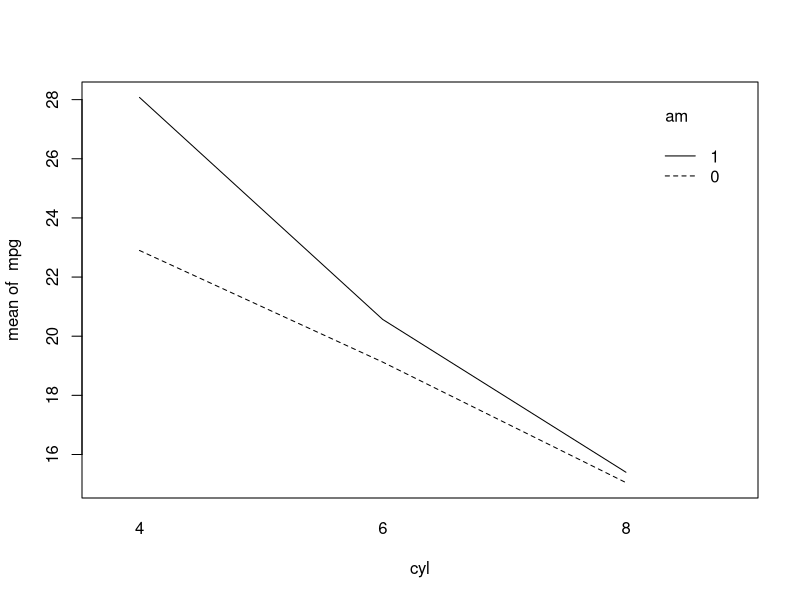
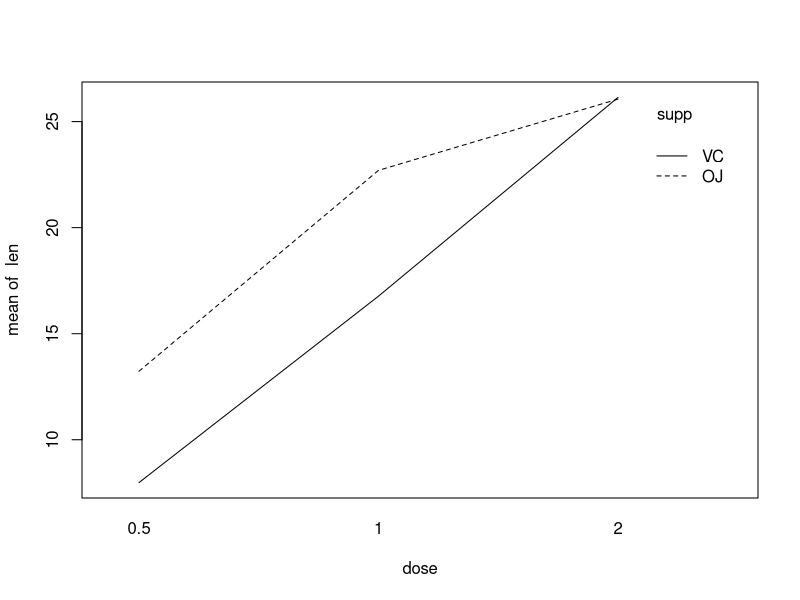
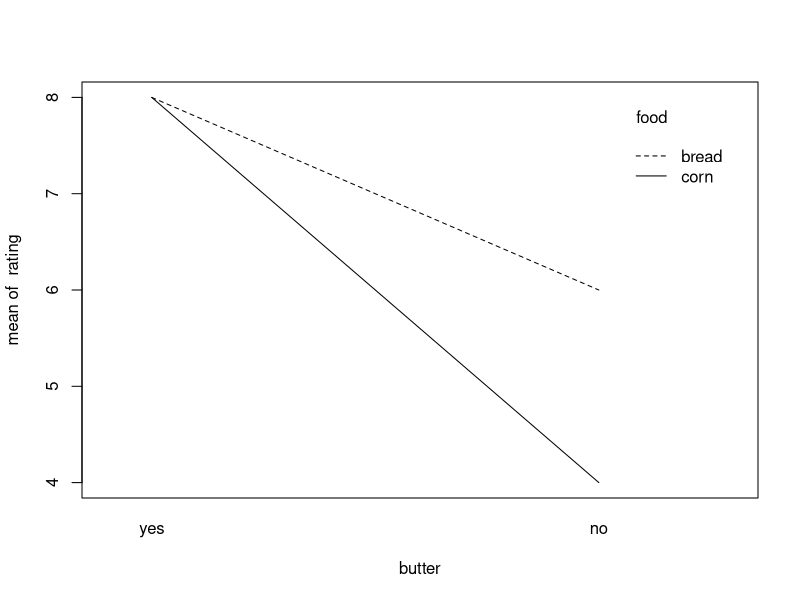

Reproduce these figures in R, in order.
## ---- chunk 1
with(mtcars, interaction.plot(cyl, am, mpg))
## ---- chunk 2
model1 <- lm(mpg ~ as.factor(cyl) * as.factor(am), data = mtcars)
summary(model1)
## ---- chunk 3
with(ToothGrowth, interaction.plot(dose, supp, len))
## ---- chunk 4
toothGrowthWithInteraction <- lm(len ~ supp * as.factor(dose), data = ToothGrowth)
toothGrowthNoInteraction <- lm(len ~ supp + as.factor(dose), data = ToothGrowth)

anova(toothGrowthNoInteraction, toothGrowthWithInteraction)
## ---- chunk 5
# Your code here
## ---- chunk 6
d <- data.frame(
  rating = c(8, 6, 8, 4),
  food = gl(2, 2, 4, labels = c("bread", "corn")),
  butter = gl(2, 1, 4, labels = c("yes", "no"))
)
xtabs(rating ~ butter + food, d)
with(d, interaction.plot(butter, food, rating))
## ---- chunk 7
summary(lm(rating ~ butter * food, d))
